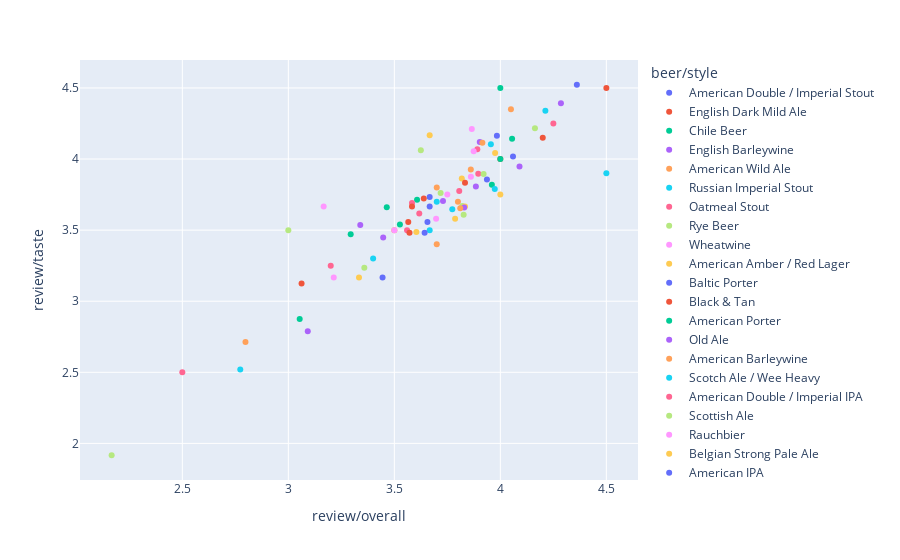

The cell this chart's notebook holds for it:
### Markdown cell above
### q3 How does beer style distributed across taste and rating

### Code cell
fig = px.scatter(beer_style_taste_abv,x="review/overall",y="review/taste",color='beer/style')

fig.show()

### Figure 1 — Plotly figure (JSON) as saved in the notebook; plotly's stock layout.template omitted (floating-point values rounded to 4 significant figures)
{"data": [{"hovertemplate": "beer/style=American Double / Imperial Stout<br>review/overall=%{x}<br>review/taste=%{y}<extra></extra>", "legendgroup": "American Double / Imperial Stout", "marker": {"color": "#636efa", "symbol": "circle"}, "mode": "markers", "name": "American Double / Imperial Stout", "orientation": "v", "showlegend": true, "type": "scatter", "x": [4.361], "xaxis": "x", "y": [4.522], "yaxis": "y"}, {"hovertemplate": "beer/style=English Dark Mild Ale<br>review/overall=%{x}<br>review/taste=%{y}<extra></extra>", "legendgroup": "English Dark Mild Ale", "marker": {"color": "#EF553B", "symbol": "circle"}, "mode": "markers", "name": "English Dark Mild Ale", "orientation": "v", "showlegend": true, "type": "scatter", "x": [4.5], "xaxis": "x", "y": [4.5], "yaxis": "y"}, {"hovertemplate": "beer/style=Chile Beer<br>review/overall=%{x}<br>review/taste=%{y}<extra></extra>", "legendgroup": "Chile Beer", "marker": {"color": "#00cc96", "symbol": "circle"}, "mode": "markers", "name": "Chile Beer", "orientation": "v", "showlegend": true, "type": "scatter", "x": [4], "xaxis": "x", "y": [4.5], "yaxis": "y"}, {"hovertemplate": "beer/style=English Barleywine<br>review/overall=%{x}<br>review/taste=%{y}<extra></extra>", "legendgroup": "English Barleywine", "marker": {"color": "#ab63fa", "symbol": "circle"}, "mode": "markers", "name": "English Barleywine", "orientation": "v", "showlegend": true, "type": "scatter", "x": [4.286], "xaxis": "x", "y": [4.393], "yaxis": "y"}, {"hovertemplate": "beer/style=American Wild Ale<br>review/overall=%{x}<br>review/taste=%{y}<extra></extra>", "legendgroup": "American Wild Ale", "marker": {"color": "#FFA15A", "symbol": "circle"}, "mode": "markers", "name": "American Wild Ale", "orientation": "v", "showlegend": true, "type": "scatter", "x": [4.05], "xaxis": "x", "y": [4.35], "yaxis": "y"}, {"hovertemplate": "beer/style=Russian Imperial Stout<br>review/overall=%{x}<br>review/taste=%{y}<extra></extra>", "legendgroup": "Russian Imperial Stout", "marker": {"color": "#19d3f3", "symbol": "circle"}, "mode": "markers", "name": "Russian Imperial Stout", "orientation": "v", "showlegend": true, "type": "scatter", "x": [4.212], "xaxis": "x", "y": [4.339], "yaxis": "y"}, {"hovertemplate": "beer/style=Oatmeal Stout<br>review/overall=%{x}<br>review/taste=%{y}<extra></extra>", "legendgroup": "Oatmeal Stout", "marker": {"color": "#FF6692", "symbol": "circle"}, "mode": "markers", "name": "Oatmeal Stout", "orientation": "v", "showlegend": true, "type": "scatter", "x": [4.25], "xaxis": "x", "y": [4.25], "yaxis": "y"}, {"hovertemplate": "beer/style=Rye Beer<br>review/overall=%{x}<br>review/taste=%{y}<extra></extra>", "legendgroup": "Rye Beer", "marker": {"color": "#B6E880", "symbol": "circle"}, "mode": "markers", "name": "Rye Beer", "orientation": "v", "showlegend": true, "type": "scatter", "x": [4.163], "xaxis": "x", "y": [4.216], "yaxis": "y"}, {"hovertemplate": "beer/style=Wheatwine<br>review/overall=%{x}<br>review/taste=%{y}<extra></extra>", "legendgroup": "Wheatwine", "marker": {"color": "#FF97FF", "symbol": "circle"}, "mode": "markers", "name": "Wheatwine", "orientation": "v", "showlegend": true, "type": "scatter", "x": [3.865], "xaxis": "x", "y": [4.212], "yaxis": "y"}, {"hovertemplate": "beer/style=American Amber / Red Lager<br>review/overall=%{x}<br>review/taste=%{y}<extra></extra>", "legendgroup": "American Amber / Red Lager", "marker": {"color": "#FECB52", "symbol": "circle"}, "mode": "markers", "name": "American Amber / Red Lager", "orientation": "v", "showlegend": true, "type": "scatter", "x": [3.667], "xaxis": "x", "y": [4.167], "yaxis": "y"}, {"hovertemplate": "beer/style=Baltic Porter<br>review/overall=%{x}<br>review/taste=%{y}<extra></extra>", "legendgroup": "Baltic Porter", "marker": {"color": "#636efa", "symbol": "circle"}, "mode": "markers", "name": "Baltic Porter", "orientation": "v", "showlegend": true, "type": "scatter", "x": [3.984], "xaxis": "x", "y": [4.163], "yaxis": "y"}, {"hovertemplate": "beer/style=Black & Tan<br>review/overall=%{x}<br>review/taste=%{y}<extra></extra>", "legendgroup": "Black & Tan", "marker": {"color": "#EF553B", "symbol": "circle"}, "mode": "markers", "name": "Black & Tan", "orientation": "v", "showlegend": true, "type": "scatter", "x": [4.2], "xaxis": "x", "y": [4.15], "yaxis": "y"}, {"hovertemplate": "beer/style=American Porter<br>review/overall=%{x}<br>review/taste=%{y}<extra></extra>", "legendgroup": "American Porter", "marker": {"color": "#00cc96", "symbol": "circle"}, "mode": "markers", "name": "American Porter", "orientation": "v", "showlegend": true, "type": "scatter", "x": [4.055], "xaxis": "x", "y": [4.142], "yaxis": "y"}, {"hovertemplate": "beer/style=Old Ale<br>review/overall=%{x}<br>review/taste=%{y}<extra></extra>", "legendgroup": "Old Ale", "marker": {"color": "#ab63fa", "symbol": "circle"}, "mode": "markers", "name": "Old Ale", "orientation": "v", "showlegend": true, "type": "scatter", "x": [3.903], "xaxis": "x", "y": [4.121], "yaxis": "y"}, {"hovertemplate": "beer/style=American Barleywine<br>review/overall=%{x}<br>review/taste=%{y}<extra></extra>", "legendgroup": "American Barleywine", "marker": {"color": "#FFA15A", "symbol": "circle"}, "mode": "markers", "name": "American Barleywine", "orientation": "v", "showlegend": true, "type": "scatter", "x": [3.915], "xaxis": "x", "y": [4.114], "yaxis": "y"}, {"hovertemplate": "beer/style=Scotch Ale / Wee Heavy<br>review/overall=%{x}<br>review/taste=%{y}<extra></extra>", "legendgroup": "Scotch Ale / Wee Heavy", "marker": {"color": "#19d3f3", "symbol": "circle"}, "mode": "markers", "name": "Scotch Ale / Wee Heavy", "orientation": "v", "showlegend": true, "type": "scatter", "x": [3.955], "xaxis": "x", "y": [4.104], "yaxis": "y"}, {"hovertemplate": "beer/style=American Double / Imperial IPA<br>review/overall=%{x}<br>review/taste=%{y}<extra></extra>", "legendgroup": "American Double / Imperial IPA", "marker": {"color": "#FF6692", "symbol": "circle"}, "mode": "markers", "name": "American Double / Imperial IPA", "orientation": "v", "showlegend": true, "type": "scatter", "x": [3.891], "xaxis": "x", "y": [4.07], "yaxis": "y"}, {"hovertemplate": "beer/style=Scottish Ale<br>review/overall=%{x}<br>review/taste=%{y}<extra></extra>", "legendgroup": "Scottish Ale", "marker": {"color": "#B6E880", "symbol": "circle"}, "mode": "markers", "name": "Scottish Ale", "orientation": "v", "showlegend": true, "type": "scatter", "x": [3.625], "xaxis": "x", "y": [4.062], "yaxis": "y"}, {"hovertemplate": "beer/style=Rauchbier<br>review/overall=%{x}<br>review/taste=%{y}<extra></extra>", "legendgroup": "Rauchbier", "marker": {"color": "#FF97FF", "symbol": "circle"}, "mode": "markers", "name": "Rauchbier", "orientation": "v", "showlegend": true, "type": "scatter", "x": [3.874], "xaxis": "x", "y": [4.055], "yaxis": "y"}, {"hovertemplate": "beer/style=Belgian Strong Pale Ale<br>review/overall=%{x}<br>review/taste=%{y}<extra></extra>", "legendgroup": "Belgian Strong Pale Ale", "marker": {"color": "#FECB52", "symbol": "circle"}, "mode": "markers", "name": "Belgian Strong Pale Ale", "orientation": "v", "showlegend": true, "type": "scatter", "x": [3.975], "xaxis": "x", "y": [4.043], "yaxis": "y"}, {"hovertemplate": "beer/style=American IPA<br>review/overall=%{x}<br>review/taste=%{y}<extra></extra>", "legendgroup": "American IPA", "marker": {"color": "#636efa", "symbol": "circle"}, "mode": "markers", "name": "American IPA", "orientation": "v", "showlegend": true, "type": "scatter", "x": [4.06], "xaxis": "x", "y": [4.018], "yaxis": "y"}, {"hovertemplate": "beer/style=Kristalweizen<br>review/overall=%{x}<br>review/taste=%{y}<extra></extra>", "legendgroup": "Kristalweizen", "marker": {"color": "#EF553B", "symbol": "circle"}, "mode": "markers", "name": "Kristalweizen", "orientation": "v", "showlegend": true, "type": "scatter", "x": [4], "xaxis": "x", "y": [4], "yaxis": "y"}, {"hovertemplate": "beer/style=Dortmunder / Export Lager<br>review/overall=%{x}<br>review/taste=%{y}<extra></extra>", "legendgroup": "Dortmunder / Export Lager", "marker": {"color": "#00cc96", "symbol": "circle"}, "mode": "markers", "name": "Dortmunder / Export Lager", "orientation": "v", "showlegend": true, "type": "scatter", "x": [4], "xaxis": "x", "y": [4], "yaxis": "y"}, {"hovertemplate": "beer/style=Munich Helles Lager<br>review/overall=%{x}<br>review/taste=%{y}<extra></extra>", "legendgroup": "Munich Helles Lager", "marker": {"color": "#ab63fa", "symbol": "circle"}, "mode": "markers", "name": "Munich Helles Lager", "orientation": "v", "showlegend": true, "type": "scatter", "x": [4.09], "xaxis": "x", "y": [3.947], "yaxis": "y"}, {"hovertemplate": "beer/style=Doppelbock<br>review/overall=%{x}<br>review/taste=%{y}<extra></extra>", "legendgroup": "Doppelbock", "marker": {"color": "#FFA15A", "symbol": "circle"}, "mode": "markers", "name": "Doppelbock", "orientation": "v", "showlegend": true, "type": "scatter", "x": [3.861], "xaxis": "x", "y": [3.926], "yaxis": "y"}, {"hovertemplate": "beer/style=Keller Bier / Zwickel Bier<br>review/overall=%{x}<br>review/taste=%{y}<extra></extra>", "legendgroup": "Keller Bier / Zwickel Bier", "marker": {"color": "#19d3f3", "symbol": "circle"}, "mode": "markers", "name": "Keller Bier / Zwickel Bier", "orientation": "v", "showlegend": true, "type": "scatter", "x": [4.5], "xaxis": "x", "y": [3.9], "yaxis": "y"}, {"hovertemplate": "beer/style=American Black Ale<br>review/overall=%{x}<br>review/taste=%{y}<extra></extra>", "legendgroup": "American Black Ale", "marker": {"color": "#FF6692", "symbol": "circle"}, "mode": "markers", "name": "American Black Ale", "orientation": "v", "showlegend": true, "type": "scatter", "x": [3.896], "xaxis": "x", "y": [3.896], "yaxis": "y"}, {"hovertemplate": "beer/style=English Stout<br>review/overall=%{x}<br>review/taste=%{y}<extra></extra>", "legendgroup": "English Stout", "marker": {"color": "#B6E880", "symbol": "circle"}, "mode": "markers", "name": "English Stout", "orientation": "v", "showlegend": true, "type": "scatter", "x": [3.921], "xaxis": "x", "y": [3.895], "yaxis": "y"}, {"hovertemplate": "beer/style=Maibock / Helles Bock<br>review/overall=%{x}<br>review/taste=%{y}<extra></extra>", "legendgroup": "Maibock / Helles Bock", "marker": {"color": "#FF97FF", "symbol": "circle"}, "mode": "markers", "name": "Maibock / Helles Bock", "orientation": "v", "showlegend": true, "type": "scatter", "x": [3.861], "xaxis": "x", "y": [3.875], "yaxis": "y"}, {"hovertemplate": "beer/style=Belgian IPA<br>review/overall=%{x}<br>review/taste=%{y}<extra></extra>", "legendgroup": "Belgian IPA", "marker": {"color": "#FECB52", "symbol": "circle"}, "mode": "markers", "name": "Belgian IPA", "orientation": "v", "showlegend": true, "type": "scatter", "x": [3.818], "xaxis": "x", "y": [3.864], "yaxis": "y"}, {"hovertemplate": "beer/style=American Stout<br>review/overall=%{x}<br>review/taste=%{y}<extra></extra>", "legendgroup": "American Stout", "marker": {"color": "#636efa", "symbol": "circle"}, "mode": "markers", "name": "American Stout", "orientation": "v", "showlegend": true, "type": "scatter", "x": [3.937], "xaxis": "x", "y": [3.856], "yaxis": "y"}, {"hovertemplate": "beer/style=Dunkelweizen<br>review/overall=%{x}<br>review/taste=%{y}<extra></extra>", "legendgroup": "Dunkelweizen", "marker": {"color": "#EF553B", "symbol": "circle"}, "mode": "markers", "name": "Dunkelweizen", "orientation": "v", "showlegend": true, "type": "scatter", "x": [3.833], "xaxis": "x", "y": [3.833], "yaxis": "y"}, {"hovertemplate": "beer/style=Saison / Farmhouse Ale<br>review/overall=%{x}<br>review/taste=%{y}<extra></extra>", "legendgroup": "Saison / Farmhouse Ale", "marker": {"color": "#00cc96", "symbol": "circle"}, "mode": "markers", "name": "Saison / Farmhouse Ale", "orientation": "v", "showlegend": true, "type": "scatter", "x": [3.96], "xaxis": "x", "y": [3.82], "yaxis": "y"}, {"hovertemplate": "beer/style=Belgian Pale Ale<br>review/overall=%{x}<br>review/taste=%{y}<extra></extra>", "legendgroup": "Belgian Pale Ale", "marker": {"color": "#ab63fa", "symbol": "circle"}, "mode": "markers", "name": "Belgian Pale Ale", "orientation": "v", "showlegend": true, "type": "scatter", "x": [3.885], "xaxis": "x", "y": [3.808], "yaxis": "y"}, {"hovertemplate": "beer/style=Euro Dark Lager<br>review/overall=%{x}<br>review/taste=%{y}<extra></extra>", "legendgroup": "Euro Dark Lager", "marker": {"color": "#FFA15A", "symbol": "circle"}, "mode": "markers", "name": "Euro Dark Lager", "orientation": "v", "showlegend": true, "type": "scatter", "x": [3.7], "xaxis": "x", "y": [3.8], "yaxis": "y"}, {"hovertemplate": "beer/style=Dubbel<br>review/overall=%{x}<br>review/taste=%{y}<extra></extra>", "legendgroup": "Dubbel", "marker": {"color": "#19d3f3", "symbol": "circle"}, "mode": "markers", "name": "Dubbel", "orientation": "v", "showlegend": true, "type": "scatter", "x": [3.974], "xaxis": "x", "y": [3.789], "yaxis": "y"}, {"hovertemplate": "beer/style=American Brown Ale<br>review/overall=%{x}<br>review/taste=%{y}<extra></extra>", "legendgroup": "American Brown Ale", "marker": {"color": "#FF6692", "symbol": "circle"}, "mode": "markers", "name": "American Brown Ale", "orientation": "v", "showlegend": true, "type": "scatter", "x": [3.806], "xaxis": "x", "y": [3.776], "yaxis": "y"}, {"hovertemplate": "beer/style=Pumpkin Ale<br>review/overall=%{x}<br>review/taste=%{y}<extra></extra>", "legendgroup": "Pumpkin Ale", "marker": {"color": "#B6E880", "symbol": "circle"}, "mode": "markers", "name": "Pumpkin Ale", "orientation": "v", "showlegend": true, "type": "scatter", "x": [3.718], "xaxis": "x", "y": [3.761], "yaxis": "y"}, {"hovertemplate": "beer/style=Braggot<br>review/overall=%{x}<br>review/taste=%{y}<extra></extra>", "legendgroup": "Braggot", "marker": {"color": "#FF97FF", "symbol": "circle"}, "mode": "markers", "name": "Braggot", "orientation": "v", "showlegend": true, "type": "scatter", "x": [3.75], "xaxis": "x", "y": [3.75], "yaxis": "y"}, {"hovertemplate": "beer/style=California Common / Steam Beer<br>review/overall=%{x}<br>review/taste=%{y}<extra></extra>", "legendgroup": "California Common / Steam Beer", "marker": {"color": "#FECB52", "symbol": "circle"}, "mode": "markers", "name": "California Common / Steam Beer", "orientation": "v", "showlegend": true, "type": "scatter", "x": [4], "xaxis": "x", "y": [3.75], "yaxis": "y"}, {"hovertemplate": "beer/style=Belgian Strong Dark Ale<br>review/overall=%{x}<br>review/taste=%{y}<extra></extra>", "legendgroup": "Belgian Strong Dark Ale", "marker": {"color": "#636efa", "symbol": "circle"}, "mode": "markers", "name": "Belgian Strong Dark Ale", "orientation": "v", "showlegend": true, "type": "scatter", "x": [3.667], "xaxis": "x", "y": [3.733], "yaxis": "y"}, {"hovertemplate": "beer/style=Irish Dry Stout<br>review/overall=%{x}<br>review/taste=%{y}<extra></extra>", "legendgroup": "Irish Dry Stout", "marker": {"color": "#EF553B", "symbol": "circle"}, "mode": "markers", "name": "Irish Dry Stout", "orientation": "v", "showlegend": true, "type": "scatter", "x": [3.639], "xaxis": "x", "y": [3.722], "yaxis": "y"}, {"hovertemplate": "beer/style=English Strong Ale<br>review/overall=%{x}<br>review/taste=%{y}<extra></extra>", "legendgroup": "English Strong Ale", "marker": {"color": "#00cc96", "symbol": "circle"}, "mode": "markers", "name": "English Strong Ale", "orientation": "v", "showlegend": true, "type": "scatter", "x": [3.607], "xaxis": "x", "y": [3.714], "yaxis": "y"}, {"hovertemplate": "beer/style=English Porter<br>review/overall=%{x}<br>review/taste=%{y}<extra></extra>", "legendgroup": "English Porter", "marker": {"color": "#ab63fa", "symbol": "circle"}, "mode": "markers", "name": "English Porter", "orientation": "v", "showlegend": true, "type": "scatter", "x": [3.73], "xaxis": "x", "y": [3.705], "yaxis": "y"}, {"hovertemplate": "beer/style=KÃ¶lsch<br>review/overall=%{x}<br>review/taste=%{y}<extra></extra>", "legendgroup": "KÃ¶lsch", "marker": {"color": "#FFA15A", "symbol": "circle"}, "mode": "markers", "name": "KÃ¶lsch", "orientation": "v", "showlegend": true, "type": "scatter", "x": [3.8], "xaxis": "x", "y": [3.7], "yaxis": "y"}, {"hovertemplate": "beer/style=Scottish Gruit / Ancient Herbed Ale<br>review/overall=%{x}<br>review/taste=%{y}<extra></extra>", "legendgroup": "Scottish Gruit / Ancient Herbed Ale", "marker": {"color": "#19d3f3", "symbol": "circle"}, "mode": "markers", "name": "Scottish Gruit / Ancient Herbed Ale", "orientation": "v", "showlegend": true, "type": "scatter", "x": [3.7], "xaxis": "x", "y": [3.7], "yaxis": "y"}, {"hovertemplate": "beer/style=Winter Warmer<br>review/overall=%{x}<br>review/taste=%{y}<extra></extra>", "legendgroup": "Winter Warmer", "marker": {"color": "#FF6692", "symbol": "circle"}, "mode": "markers", "name": "Winter Warmer", "orientation": "v", "showlegend": true, "type": "scatter", "x": [3.583], "xaxis": "x", "y": [3.69], "yaxis": "y"}, {"hovertemplate": "beer/style=American Pale Ale (APA)<br>review/overall=%{x}<br>review/taste=%{y}<extra></extra>", "legendgroup": "American Pale Ale (APA)", "marker": {"color": "#B6E880", "symbol": "circle"}, "mode": "markers", "name": "American Pale Ale (APA)", "orientation": "v", "showlegend": true, "type": "scatter", "x": [3.821], "xaxis": "x", "y": [3.669], "yaxis": "y"}, {"hovertemplate": "beer/style=Vienna Lager<br>review/overall=%{x}<br>review/taste=%{y}<extra></extra>", "legendgroup": "Vienna Lager", "marker": {"color": "#FF97FF", "symbol": "circle"}, "mode": "markers", "name": "Vienna Lager", "orientation": "v", "showlegend": true, "type": "scatter", "x": [3.167], "xaxis": "x", "y": [3.667], "yaxis": "y"}, {"hovertemplate": "beer/style=American Double / Imperial Pilsner<br>review/overall=%{x}<br>review/taste=%{y}<extra></extra>", "legendgroup": "American Double / Imperial Pilsner", "marker": {"color": "#FECB52", "symbol": "circle"}, "mode": "markers", "name": "American Double / Imperial Pilsner", "orientation": "v", "showlegend": true, "type": "scatter", "x": [3.833], "xaxis": "x", "y": [3.667], "yaxis": "y"}, {"hovertemplate": "beer/style=Milk / Sweet Stout<br>review/overall=%{x}<br>review/taste=%{y}<extra></extra>", "legendgroup": "Milk / Sweet Stout", "marker": {"color": "#636efa", "symbol": "circle"}, "mode": "markers", "name": "Milk / Sweet Stout", "orientation": "v", "showlegend": true, "type": "scatter", "x": [3.667], "xaxis": "x", "y": [3.667], "yaxis": "y"}, {"hovertemplate": "beer/style=Smoked Beer<br>review/overall=%{x}<br>review/taste=%{y}<extra></extra>", "legendgroup": "Smoked Beer", "marker": {"color": "#EF553B", "symbol": "circle"}, "mode": "markers", "name": "Smoked Beer", "orientation": "v", "showlegend": true, "type": "scatter", "x": [3.583], "xaxis": "x", "y": [3.667], "yaxis": "y"}, {"hovertemplate": "beer/style=American Strong Ale<br>review/overall=%{x}<br>review/taste=%{y}<extra></extra>", "legendgroup": "American Strong Ale", "marker": {"color": "#00cc96", "symbol": "circle"}, "mode": "markers", "name": "American Strong Ale", "orientation": "v", "showlegend": true, "type": "scatter", "x": [3.464], "xaxis": "x", "y": [3.661], "yaxis": "y"}, {"hovertemplate": "beer/style=Hefeweizen<br>review/overall=%{x}<br>review/taste=%{y}<extra></extra>", "legendgroup": "Hefeweizen", "marker": {"color": "#ab63fa", "symbol": "circle"}, "mode": "markers", "name": "Hefeweizen", "orientation": "v", "showlegend": true, "type": "scatter", "x": [3.83], "xaxis": "x", "y": [3.659], "yaxis": "y"}, {"hovertemplate": "beer/style=Czech Pilsener<br>review/overall=%{x}<br>review/taste=%{y}<extra></extra>", "legendgroup": "Czech Pilsener", "marker": {"color": "#FFA15A", "symbol": "circle"}, "mode": "markers", "name": "Czech Pilsener", "orientation": "v", "showlegend": true, "type": "scatter", "x": [3.811], "xaxis": "x", "y": [3.653], "yaxis": "y"}, {"hovertemplate": "beer/style=English Brown Ale<br>review/overall=%{x}<br>review/taste=%{y}<extra></extra>", "legendgroup": "English Brown Ale", "marker": {"color": "#19d3f3", "symbol": "circle"}, "mode": "markers", "name": "English Brown Ale", "orientation": "v", "showlegend": true, "type": "scatter", "x": [3.773], "xaxis": "x", "y": [3.647], "yaxis": "y"}, {"hovertemplate": "beer/style=Munich Dunkel Lager<br>review/overall=%{x}<br>review/taste=%{y}<extra></extra>", "legendgroup": "Munich Dunkel Lager", "marker": {"color": "#FF6692", "symbol": "circle"}, "mode": "markers", "name": "Munich Dunkel Lager", "orientation": "v", "showlegend": true, "type": "scatter", "x": [3.618], "xaxis": "x", "y": [3.618], "yaxis": "y"}, {"hovertemplate": "beer/style=German Pilsener<br>review/overall=%{x}<br>review/taste=%{y}<extra></extra>", "legendgroup": "German Pilsener", "marker": {"color": "#B6E880", "symbol": "circle"}, "mode": "markers", "name": "German Pilsener", "orientation": "v", "showlegend": true, "type": "scatter", "x": [3.827], "xaxis": "x", "y": [3.609], "yaxis": "y"}, {"hovertemplate": "beer/style=Extra Special / Strong Bitter (ESB)<br>review/overall=%{x}<br>review/taste=%{y}<extra></extra>", "legendgroup": "Extra Special / Strong Bitter (ESB)", "marker": {"color": "#FF97FF", "symbol": "circle"}, "mode": "markers", "name": "Extra Special / Strong Bitter (ESB)", "orientation": "v", "showlegend": true, "type": "scatter", "x": [3.697], "xaxis": "x", "y": [3.581], "yaxis": "y"}, {"hovertemplate": "beer/style=MÃ¤rzen / Oktoberfest<br>review/overall=%{x}<br>review/taste=%{y}<extra></extra>", "legendgroup": "MÃ¤rzen / Oktoberfest", "marker": {"color": "#FECB52", "symbol": "circle"}, "mode": "markers", "name": "MÃ¤rzen / Oktoberfest", "orientation": "v", "showlegend": true, "type": "scatter", "x": [3.787], "xaxis": "x", "y": [3.58], "yaxis": "y"}, {"hovertemplate": "beer/style=American Amber / Red Ale<br>review/overall=%{x}<br>review/taste=%{y}<extra></extra>", "legendgroup": "American Amber / Red Ale", "marker": {"color": "#636efa", "symbol": "circle"}, "mode": "markers", "name": "American Amber / Red Ale", "orientation": "v", "showlegend": true, "type": "scatter", "x": [3.656], "xaxis": "x", "y": [3.557], "yaxis": "y"}, {"hovertemplate": "beer/style=Fruit / Vegetable Beer<br>review/overall=%{x}<br>review/taste=%{y}<extra></extra>", "legendgroup": "Fruit / Vegetable Beer", "marker": {"color": "#EF553B", "symbol": "circle"}, "mode": "markers", "name": "Fruit / Vegetable Beer", "orientation": "v", "showlegend": true, "type": "scatter", "x": [3.566], "xaxis": "x", "y": [3.557], "yaxis": "y"}, {"hovertemplate": "beer/style=Tripel<br>review/overall=%{x}<br>review/taste=%{y}<extra></extra>", "legendgroup": "Tripel", "marker": {"color": "#00cc96", "symbol": "circle"}, "mode": "markers", "name": "Tripel", "orientation": "v", "showlegend": true, "type": "scatter", "x": [3.526], "xaxis": "x", "y": [3.539], "yaxis": "y"}, {"hovertemplate": "beer/style=Belgian Dark Ale<br>review/overall=%{x}<br>review/taste=%{y}<extra></extra>", "legendgroup": "Belgian Dark Ale", "marker": {"color": "#ab63fa", "symbol": "circle"}, "mode": "markers", "name": "Belgian Dark Ale", "orientation": "v", "showlegend": true, "type": "scatter", "x": [3.339], "xaxis": "x", "y": [3.536], "yaxis": "y"}, {"hovertemplate": "beer/style=Foreign / Export Stout<br>review/overall=%{x}<br>review/taste=%{y}<extra></extra>", "legendgroup": "Foreign / Export Stout", "marker": {"color": "#FFA15A", "symbol": "circle"}, "mode": "markers", "name": "Foreign / Export Stout", "orientation": "v", "showlegend": true, "type": "scatter", "x": [3.5], "xaxis": "x", "y": [3.5], "yaxis": "y"}, {"hovertemplate": "beer/style=Schwarzbier<br>review/overall=%{x}<br>review/taste=%{y}<extra></extra>", "legendgroup": "Schwarzbier", "marker": {"color": "#19d3f3", "symbol": "circle"}, "mode": "markers", "name": "Schwarzbier", "orientation": "v", "showlegend": true, "type": "scatter", "x": [3.667], "xaxis": "x", "y": [3.5], "yaxis": "y"}, {"hovertemplate": "beer/style=English India Pale Ale (IPA)<br>review/overall=%{x}<br>review/taste=%{y}<extra></extra>", "legendgroup": "English India Pale Ale (IPA)", "marker": {"color": "#FF6692", "symbol": "circle"}, "mode": "markers", "name": "English India Pale Ale (IPA)", "orientation": "v", "showlegend": true, "type": "scatter", "x": [3.56], "xaxis": "x", "y": [3.5], "yaxis": "y"}, {"hovertemplate": "beer/style=Eisbock<br>review/overall=%{x}<br>review/taste=%{y}<extra></extra>", "legendgroup": "Eisbock", "marker": {"color": "#B6E880", "symbol": "circle"}, "mode": "markers", "name": "Eisbock", "orientation": "v", "showlegend": true, "type": "scatter", "x": [3], "xaxis": "x", "y": [3.5], "yaxis": "y"}, {"hovertemplate": "beer/style=American Dark Wheat Ale<br>review/overall=%{x}<br>review/taste=%{y}<extra></extra>", "legendgroup": "American Dark Wheat Ale", "marker": {"color": "#FF97FF", "symbol": "circle"}, "mode": "markers", "name": "American Dark Wheat Ale", "orientation": "v", "showlegend": true, "type": "scatter", "x": [3.5], "xaxis": "x", "y": [3.5], "yaxis": "y"}, {"hovertemplate": "beer/style=English Pale Ale<br>review/overall=%{x}<br>review/taste=%{y}<extra></extra>", "legendgroup": "English Pale Ale", "marker": {"color": "#FECB52", "symbol": "circle"}, "mode": "markers", "name": "English Pale Ale", "orientation": "v", "showlegend": true, "type": "scatter", "x": [3.604], "xaxis": "x", "y": [3.488], "yaxis": "y"}, {"hovertemplate": "beer/style=Altbier<br>review/overall=%{x}<br>review/taste=%{y}<extra></extra>", "legendgroup": "Altbier", "marker": {"color": "#636efa", "symbol": "circle"}, "mode": "markers", "name": "Altbier", "orientation": "v", "showlegend": true, "type": "scatter", "x": [3.643], "xaxis": "x", "y": [3.482], "yaxis": "y"}, {"hovertemplate": "beer/style=English Bitter<br>review/overall=%{x}<br>review/taste=%{y}<extra></extra>", "legendgroup": "English Bitter", "marker": {"color": "#EF553B", "symbol": "circle"}, "mode": "markers", "name": "English Bitter", "orientation": "v", "showlegend": true, "type": "scatter", "x": [3.571], "xaxis": "x", "y": [3.482], "yaxis": "y"}, {"hovertemplate": "beer/style=Quadrupel (Quad)<br>review/overall=%{x}<br>review/taste=%{y}<extra></extra>", "legendgroup": "Quadrupel (Quad)", "marker": {"color": "#00cc96", "symbol": "circle"}, "mode": "markers", "name": "Quadrupel (Quad)", "orientation": "v", "showlegend": true, "type": "scatter", "x": [3.294], "xaxis": "x", "y": [3.471], "yaxis": "y"}, {"hovertemplate": "beer/style=Bock<br>review/overall=%{x}<br>review/taste=%{y}<extra></extra>", "legendgroup": "Bock", "marker": {"color": "#ab63fa", "symbol": "circle"}, "mode": "markers", "name": "Bock", "orientation": "v", "showlegend": true, "type": "scatter", "x": [3.447], "xaxis": "x", "y": [3.447], "yaxis": "y"}, {"hovertemplate": "beer/style=Cream Ale<br>review/overall=%{x}<br>review/taste=%{y}<extra></extra>", "legendgroup": "Cream Ale", "marker": {"color": "#FFA15A", "symbol": "circle"}, "mode": "markers", "name": "Cream Ale", "orientation": "v", "showlegend": true, "type": "scatter", "x": [3.7], "xaxis": "x", "y": [3.4], "yaxis": "y"}, {"hovertemplate": "beer/style=Witbier<br>review/overall=%{x}<br>review/taste=%{y}<extra></extra>", "legendgroup": "Witbier", "marker": {"color": "#19d3f3", "symbol": "circle"}, "mode": "markers", "name": "Witbier", "orientation": "v", "showlegend": true, "type": "scatter", "x": [3.4], "xaxis": "x", "y": [3.3], "yaxis": "y"}, {"hovertemplate": "beer/style=Herbed / Spiced Beer<br>review/overall=%{x}<br>review/taste=%{y}<extra></extra>", "legendgroup": "Herbed / Spiced Beer", "marker": {"color": "#FF6692", "symbol": "circle"}, "mode": "markers", "name": "Herbed / Spiced Beer", "orientation": "v", "showlegend": true, "type": "scatter", "x": [3.2], "xaxis": "x", "y": [3.25], "yaxis": "y"}, {"hovertemplate": "beer/style=American Blonde Ale<br>review/overall=%{x}<br>review/taste=%{y}<extra></extra>", "legendgroup": "American Blonde Ale", "marker": {"color": "#B6E880", "symbol": "circle"}, "mode": "markers", "name": "American Blonde Ale", "orientation": "v", "showlegend": true, "type": "scatter", "x": [3.358], "xaxis": "x", "y": [3.236], "yaxis": "y"}, {"hovertemplate": "beer/style=American Pale Lager<br>review/overall=%{x}<br>review/taste=%{y}<extra></extra>", "legendgroup": "American Pale Lager", "marker": {"color": "#FF97FF", "symbol": "circle"}, "mode": "markers", "name": "American Pale Lager", "orientation": "v", "showlegend": true, "type": "scatter", "x": [3.214], "xaxis": "x", "y": [3.167], "yaxis": "y"}, {"hovertemplate": "beer/style=English Pale Mild Ale<br>review/overall=%{x}<br>review/taste=%{y}<extra></extra>", "legendgroup": "English Pale Mild Ale", "marker": {"color": "#FECB52", "symbol": "circle"}, "mode": "markers", "name": "English Pale Mild Ale", "orientation": "v", "showlegend": true, "type": "scatter", "x": [3.333], "xaxis": "x", "y": [3.167], "yaxis": "y"}, {"hovertemplate": "beer/style=American Pale Wheat Ale<br>review/overall=%{x}<br>review/taste=%{y}<extra></extra>", "legendgroup": "American Pale Wheat Ale", "marker": {"color": "#636efa", "symbol": "circle"}, "mode": "markers", "name": "American Pale Wheat Ale", "orientation": "v", "showlegend": true, "type": "scatter", "x": [3.444], "xaxis": "x", "y": [3.167], "yaxis": "y"}, {"hovertemplate": "beer/style=Irish Red Ale<br>review/overall=%{x}<br>review/taste=%{y}<extra></extra>", "legendgroup": "Irish Red Ale", "marker": {"color": "#EF553B", "symbol": "circle"}, "mode": "markers", "name": "Irish Red Ale", "orientation": "v", "showlegend": true, "type": "scatter", "x": [3.062], "xaxis": "x", "y": [3.125], "yaxis": "y"}, {"hovertemplate": "beer/style=American Adjunct Lager<br>review/overall=%{x}<br>review/taste=%{y}<extra></extra>", "legendgroup": "American Adjunct Lager", "marker": {"color": "#00cc96", "symbol": "circle"}, "mode": "markers", "name": "American Adjunct Lager", "orientation": "v", "showlegend": true, "type": "scatter", "x": [3.054], "xaxis": "x", "y": [2.875], "yaxis": "y"}, {"hovertemplate": "beer/style=Euro Pale Lager<br>review/overall=%{x}<br>review/taste=%{y}<extra></extra>", "legendgroup": "Euro Pale Lager", "marker": {"color": "#ab63fa", "symbol": "circle"}, "mode": "markers", "name": "Euro Pale Lager", "orientation": "v", "showlegend": true, "type": "scatter", "x": [3.092], "xaxis": "x", "y": [2.789], "yaxis": "y"}, {"hovertemplate": "beer/style=Euro Strong Lager<br>review/overall=%{x}<br>review/taste=%{y}<extra></extra>", "legendgroup": "Euro Strong Lager", "marker": {"color": "#FFA15A", "symbol": "circle"}, "mode": "markers", "name": "Euro Strong Lager", "orientation": "v", "showlegend": true, "type": "scatter", "x": [2.798], "xaxis": "x", "y": [2.713], "yaxis": "y"}, {"hovertemplate": "beer/style=Light Lager<br>review/overall=%{x}<br>review/taste=%{y}<extra></extra>", "legendgroup": "Light Lager", "marker": {"color": "#19d3f3", "symbol": "circle"}, "mode": "markers", "name": "Light Lager", "orientation": "v", "showlegend": true, "type": "scatter", "x": [2.773], "xaxis": "x", "y": [2.52], "yaxis": "y"}, {"hovertemplate": "beer/style=Low Alcohol Beer<br>review/overall=%{x}<br>review/taste=%{y}<extra></extra>", "legendgroup": "Low Alcohol Beer", "marker": {"color": "#FF6692", "symbol": "circle"}, "mode": "markers", "name": "Low Alcohol Beer", "orientation": "v", "showlegend": true, "type": "scatter", "x": [2.5], "xaxis": "x", "y": [2.5], "yaxis": "y"}, {"hovertemplate": "beer/style=American Malt Liquor<br>review/overall=%{x}<br>review/taste=%{y}<extra></extra>", "legendgroup": "American Malt Liquor", "marker": {"color": "#B6E880", "symbol": "circle"}, "mode": "markers", "name": "American Malt Liquor", "orientation": "v", "showlegend": true, "type": "scatter", "x": [2.167], "xaxis": "x", "y": [1.917], "yaxis": "y"}, {"hovertemplate": "beer/style=Berliner Weissbier<br>review/overall=%{x}<br>review/taste=%{y}<extra></extra>", "legendgroup": "Berliner Weissbier", "marker": {"color": "#FF97FF", "symbol": "circle"}, "mode": "markers", "name": "Berliner Weissbier", "orientation": "v", "showlegend": true, "type": "scatter", "x": [null], "xaxis": "x", "y": [null], "yaxis": "y"}, {"hovertemplate": "beer/style=BiÃ¨re de Garde<br>review/overall=%{x}<br>review/taste=%{y}<extra></extra>", "legendgroup": "BiÃ¨re de Garde", "marker": {"color": "#FECB52", "symbol": "circle"}, "mode": "markers", "name": "BiÃ¨re de Garde", "orientation": "v", "showlegend": true, "type": "scatter", "x": [null], "xaxis": "x", "y": [null], "yaxis": "y"}, {"hovertemplate": "beer/style=Flanders Oud Bruin<br>review/overall=%{x}<br>review/taste=%{y}<extra></extra>", "legendgroup": "Flanders Oud Bruin", "marker": {"color": "#636efa", "symbol": "circle"}, "mode": "markers", "name": "Flanders Oud Bruin", "orientation": "v", "showlegend": true, "type": "scatter", "x": [null], "xaxis": "x", "y": [null], "yaxis": "y"}, {"hovertemplate": "beer/style=Flanders Red Ale<br>review/overall=%{x}<br>review/taste=%{y}<extra></extra>", "legendgroup": "Flanders Red Ale", "marker": {"color": "#EF553B", "symbol": "circle"}, "mode": "markers", "name": "Flanders Red Ale", "orientation": "v", "showlegend": true, "type": "scatter", "x": [null], "xaxis": "x", "y": [null], "yaxis": "y"}, {"hovertemplate": "beer/style=Lambic - Fruit<br>review/overall=%{x}<br>review/taste=%{y}<extra></extra>", "legendgroup": "Lambic - Fruit", "marker": {"color": "#00cc96", "symbol": "circle"}, "mode": "markers", "name": "Lambic - Fruit", "orientation": "v", "showlegend": true, "type": "scatter", "x": [null], "xaxis": "x", "y": [null], "yaxis": "y"}, {"hovertemplate": "beer/style=Lambic - Unblended<br>review/overall=%{x}<br>review/taste=%{y}<extra></extra>", "legendgroup": "Lambic - Unblended", "marker": {"color": "#ab63fa", "symbol": "circle"}, "mode": "markers", "name": "Lambic - Unblended", "orientation": "v", "showlegend": true, "type": "scatter", "x": [null], "xaxis": "x", "y": [null], "yaxis": "y"}, {"hovertemplate": "beer/style=Weizenbock<br>review/overall=%{x}<br>review/taste=%{y}<extra></extra>", "legendgroup": "Weizenbock", "marker": {"color": "#FFA15A", "symbol": "circle"}, "mode": "markers", "name": "Weizenbock", "orientation": "v", "showlegend": true, "type": "scatter", "x": [null], "xaxis": "x", "y": [null], "yaxis": "y"}], "layout": {"legend": {"title": {"text": "beer/style"}, "tracegroupgap": 0}, "margin": {"t": 60}, "xaxis": {"anchor": "y", "domain": [0, 1], "title": {"text": "review/overall"}}, "yaxis": {"anchor": "x", "domain": [0, 1], "title": {"text": "review/taste"}}}}
